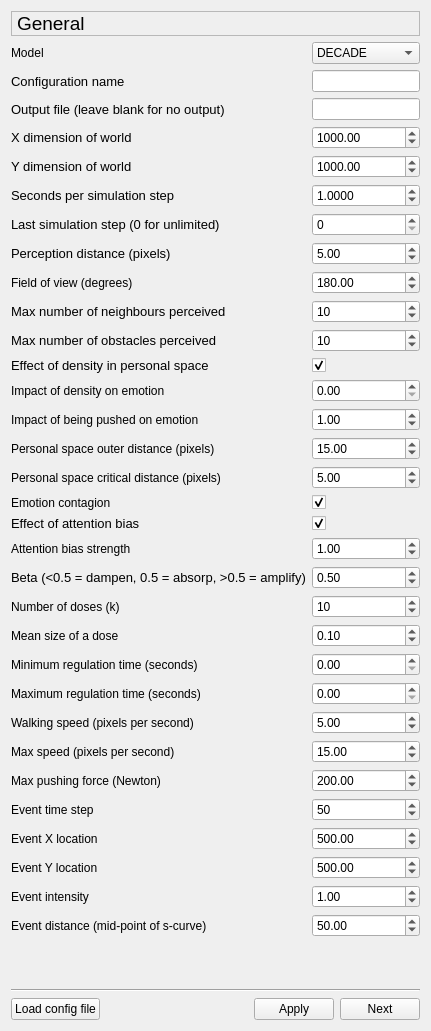
       <widget class="QWidget" name="page">
        <layout class="QVBoxLayout" name="verticalLayout_2">
         <item>
          <widget class="QLabel" name="p1_title">
           <property name="sizePolicy">
            <sizepolicy hsizetype="Expanding" vsizetype="Preferred">
             <horstretch>0</horstretch>
             <verstretch>0</verstretch>
            </sizepolicy>
           </property>
           <property name="font">
            <font>
             <pointsize>14</pointsize>
            </font>
           </property>
           <property name="frameShape">
            <enum>QFrame::StyledPanel</enum>
           </property>
           <property name="frameShadow">
            <enum>QFrame::Plain</enum>
           </property>
           <property name="text">
            <string>General</string>
           </property>
          </widget>
         </item>
         <item>
          <layout class="QFormLayout" name="p1_form">
           <property name="fieldGrowthPolicy">
            <enum>QFormLayout::AllNonFixedFieldsGrow</enum>
           </property>
           <item row="0" column="0">
            <widget class="QLabel" name="label_51">
             <property name="text">
              <string>Model</string>
             </property>
            </widget>
           </item>
           <item row="0" column="1">
            <widget class="QComboBox" name="comboBox_model">
             <item>
              <property name="text">
               <string>DECADE</string>
              </property>
             </item>
             <item>
              <property name="text">
               <string>Durupinar</string>
              </property>
             </item>
            </widget>
           </item>
           <item row="1" column="0">
            <widget class="QLabel" name="lb_name">
             <property name="sizePolicy">
              <sizepolicy hsizetype="Expanding" vsizetype="Preferred">
               <horstretch>0</horstretch>
               <verstretch>0</verstretch>
              </sizepolicy>
             </property>
             <property name="font">
              <font>
               <pointsize>10</pointsize>
              </font>
             </property>
             <property name="text">
              <string>Configuration name</string>
             </property>
             <property name="wordWrap">
              <bool>false</bool>
             </property>
            </widget>
           </item>
           <item row="1" column="1">
            <widget class="QLineEdit" name="lineEdit_configName"/>
           </item>
           <item row="2" column="0">
            <widget class="QLabel" name="lb_output">
             <property name="sizePolicy">
              <sizepolicy hsizetype="Expanding" vsizetype="Preferred">
               <horstretch>0</horstretch>
               <verstretch>0</verstretch>
              </sizepolicy>
             </property>
             <property name="font">
              <font>
               <pointsize>10</pointsize>
              </font>
             </property>
             <property name="text">
              <string>Output file (leave blank for no output)</string>
             </property>
             <property name="wordWrap">
              <bool>false</bool>
             </property>
            </widget>
           </item>
           <item row="2" column="1">
            <widget class="QLineEdit" name="lineEdit_outputPath"/>
           </item>
           <item row="3" column="0">
            <widget class="QLabel" name="lb_sizeX">
             <property name="sizePolicy">
              <sizepolicy hsizetype="Expanding" vsizetype="Preferred">
               <horstretch>0</horstretch>
               <verstretch>0</verstretch>
              </sizepolicy>
             </property>
             <property name="font">
              <font>
               <pointsize>10</pointsize>
              </font>
             </property>
             <property name="text">
              <string>X dimension of world</string>
             </property>
             <property name="wordWrap">
              <bool>false</bool>
             </property>
            </widget>
           </item>
           <item row="3" column="1">
            <widget class="QDoubleSpinBox" name="doubleSpinBox_xSize">
             <property name="decimals">
              <number>2</number>
             </property>
             <property name="maximum">
              <double>1000000.000000000000000</double>
             </property>
             <property name="value">
              <double>1000.000000000000000</double>
             </property>
            </widget>
           </item>
           <item row="4" column="0">
            <widget class="QLabel" name="lb_sizeY">
             <property name="sizePolicy">
              <sizepolicy hsizetype="Expanding" vsizetype="Preferred">
               <horstretch>0</horstretch>
               <verstretch>0</verstretch>
              </sizepolicy>
             </property>
             <property name="font">
              <font>
               <pointsize>10</pointsize>
              </font>
             </property>
             <property name="text">
              <string>Y dimension of world</string>
             </property>
             <property name="wordWrap">
              <bool>false</bool>
             </property>
            </widget>
           </item>
           <item row="4" column="1">
            <widget class="QDoubleSpinBox" name="doubleSpinBox_ySize">
             <property name="decimals">
              <number>2</number>
             </property>
             <property name="maximum">
              <double>1000000.000000000000000</double>
             </property>
             <property name="singleStep">
              <double>1.000000000000000</double>
             </property>
             <property name="value">
              <double>1000.000000000000000</double>
             </property>
            </widget>
           </item>
           <item row="5" column="0">
            <widget class="QLabel" name="lb_timeStep">
             <property name="sizePolicy">
              <sizepolicy hsizetype="Expanding" vsizetype="Preferred">
               <horstretch>0</horstretch>
               <verstretch>0</verstretch>
              </sizepolicy>
             </property>
             <property name="font">
              <font>
               <pointsize>10</pointsize>
              </font>
             </property>
             <property name="text">
              <string>Seconds per simulation step</string>
             </property>
             <property name="wordWrap">
              <bool>false</bool>
             </property>
            </widget>
           </item>
           <item row="5" column="1">
            <widget class="QDoubleSpinBox" name="doubleSpinBox_timeStep">
             <property name="decimals">
              <number>4</number>
             </property>
             <property name="maximum">
              <double>1000000000.000000000000000</double>
             </property>
             <property name="singleStep">
              <double>0.010000000000000</double>
             </property>
             <property name="value">
              <double>1.000000000000000</double>
             </property>
            </widget>
           </item>
           <item row="6" column="0">
            <widget class="QLabel" name="lb_end">
             <property name="sizePolicy">
              <sizepolicy hsizetype="Expanding" vsizetype="Preferred">
               <horstretch>0</horstretch>
               <verstretch>0</verstretch>
              </sizepolicy>
             </property>
             <property name="font">
              <font>
               <pointsize>10</pointsize>
              </font>
             </property>
             <property name="text">
              <string>Last simulation step (0 for unlimited)</string>
             </property>
             <property name="wordWrap">
              <bool>false</bool>
             </property>
            </widget>
           </item>
           <item row="6" column="1">
            <widget class="QSpinBox" name="spinBox_endStep">
             <property name="maximum">
              <number>100000000</number>
             </property>
            </widget>
           </item>
           <item row="7" column="0">
            <widget class="QLabel" name="lb_percept">
             <property name="sizePolicy">
              <sizepolicy hsizetype="Expanding" vsizetype="Preferred">
               <horstretch>0</horstretch>
               <verstretch>0</verstretch>
              </sizepolicy>
             </property>
             <property name="font">
              <font>
               <pointsize>10</pointsize>
              </font>
             </property>
             <property name="text">
              <string>Perception distance (pixels)</string>
             </property>
             <property name="wordWrap">
              <bool>false</bool>
             </property>
            </widget>
           </item>
           <item row="7" column="1">
            <widget class="QDoubleSpinBox" name="doubleSpinBox_percept">
             <property name="decimals">
              <number>2</number>
             </property>
             <property name="maximum">
              <double>100000.000000000000000</double>
             </property>
             <property name="singleStep">
              <double>0.100000000000000</double>
             </property>
             <property name="value">
              <double>5.000000000000000</double>
             </property>
            </widget>
           </item>
           <item row="8" column="1">
            <widget class="QDoubleSpinBox" name="doubleSpinBox_fov">
             <property name="maximum">
              <double>360.000000000000000</double>
             </property>
             <property name="value">
              <double>180.000000000000000</double>
             </property>
            </widget>
           </item>
           <item row="9" column="0">
            <widget class="QLabel" name="lb_maxNeigh">
             <property name="sizePolicy">
              <sizepolicy hsizetype="Expanding" vsizetype="Preferred">
               <horstretch>0</horstretch>
               <verstretch>0</verstretch>
              </sizepolicy>
             </property>
             <property name="font">
              <font>
               <pointsize>10</pointsize>
              </font>
             </property>
             <property name="text">
              <string>Max number of neighbours perceived</string>
             </property>
             <property name="wordWrap">
              <bool>false</bool>
             </property>
            </widget>
           </item>
           <item row="9" column="1">
            <widget class="QSpinBox" name="spinBox_maxNeigh">
             <property name="value">
              <number>10</number>
             </property>
            </widget>
           </item>
           <item row="10" column="0">
            <widget class="QLabel" name="lb_maxObst">
             <property name="sizePolicy">
              <sizepolicy hsizetype="Expanding" vsizetype="Preferred">
               <horstretch>0</horstretch>
               <verstretch>0</verstretch>
              </sizepolicy>
             </property>
             <property name="font">
              <font>
               <pointsize>10</pointsize>
              </font>
             </property>
             <property name="text">
              <string>Max number of obstacles perceived</string>
             </property>
             <property name="wordWrap">
              <bool>false</bool>
             </property>
            </widget>
           </item>
           <item row="10" column="1">
            <widget class="QSpinBox" name="spinBox_maxObst">
             <property name="value">
              <number>10</number>
             </property>
            </widget>
           </item>
           <item row="11" column="0">
            <widget class="QLabel" name="lb1_density">
             <property name="sizePolicy">
              <sizepolicy hsizetype="Expanding" vsizetype="Preferred">
               <horstretch>0</horstretch>
               <verstretch>0</verstretch>
              </sizepolicy>
             </property>
             <property name="font">
              <font>
               <pointsize>10</pointsize>
              </font>
             </property>
             <property name="text">
              <string>Effect of density in personal space</string>
             </property>
             <property name="wordWrap">
              <bool>false</bool>
             </property>
            </widget>
           </item>
           <item row="11" column="1">
            <widget class="QCheckBox" name="checkBox_density">
             <property name="sizePolicy">
              <sizepolicy hsizetype="Fixed" vsizetype="Fixed">
               <horstretch>0</horstretch>
               <verstretch>0</verstretch>
              </sizepolicy>
             </property>
             <property name="text">
              <string/>
             </property>
             <property name="checked">
              <bool>true</bool>
             </property>
            </widget>
           </item>
           <item row="12" column="0">
            <widget class="QLabel" name="lb1_densityImpact">
             <property name="text">
              <string>Impact of density on emotion</string>
             </property>
            </widget>
           </item>
           <item row="12" column="1">
            <widget class="QDoubleSpinBox" name="doubleSpinBox_densityImpact">
             <property name="maximum">
              <double>100000.000000000000000</double>
             </property>
             <property name="singleStep">
              <double>0.100000000000000</double>
             </property>
            </widget>
           </item>
           <item row="14" column="0">
            <widget class="QLabel" name="label_55">
             <property name="text">
              <string>Personal space outer distance (pixels)</string>
             </property>
            </widget>
           </item>
           <item row="14" column="1">
            <widget class="QDoubleSpinBox" name="doubleSpinBox_psOuterDist">
             <property name="maximum">
              <double>10000000.000000000000000</double>
             </property>
             <property name="value">
              <double>15.000000000000000</double>
             </property>
            </widget>
           </item>
           <item row="15" column="0">
            <widget class="QLabel" name="label_56">
             <property name="text">
              <string>Personal space critical distance (pixels)</string>
             </property>
            </widget>
           </item>
           <item row="15" column="1">
            <widget class="QDoubleSpinBox" name="doubleSpinBox_psCritDist">
             <property name="maximum">
              <double>10000000.000000000000000</double>
             </property>
             <property name="value">
              <double>5.000000000000000</double>
             </property>
            </widget>
           </item>
           <item row="16" column="0">
            <widget class="QLabel" name="lb1_contagion">
             <property name="text">
              <string>Emotion contagion</string>
             </property>
            </widget>
           </item>
           <item row="16" column="1">
            <widget class="QCheckBox" name="checkBox_contagion">
             <property name="text">
              <string/>
             </property>
             <property name="checked">
              <bool>true</bool>
             </property>
            </widget>
           </item>
           <item row="17" column="0">
            <widget class="QLabel" name="lb1_bias">
             <property name="sizePolicy">
              <sizepolicy hsizetype="Expanding" vsizetype="Preferred">
               <horstretch>0</horstretch>
               <verstretch>0</verstretch>
              </sizepolicy>
             </property>
             <property name="font">
              <font>
               <pointsize>10</pointsize>
              </font>
             </property>
             <property name="text">
              <string>Effect of attention bias</string>
             </property>
             <property name="wordWrap">
              <bool>false</bool>
             </property>
            </widget>
           </item>
           <item row="17" column="1">
            <widget class="QCheckBox" name="checkBox_bias">
             <property name="sizePolicy">
              <sizepolicy hsizetype="Fixed" vsizetype="Fixed">
               <horstretch>0</horstretch>
               <verstretch>0</verstretch>
              </sizepolicy>
             </property>
             <property name="text">
              <string/>
             </property>
             <property name="checked">
              <bool>true</bool>
             </property>
            </widget>
           </item>
           <item row="18" column="0">
            <widget class="QLabel" name="lb1_attBiasStrength">
             <property name="text">
              <string>Attention bias strength</string>
             </property>
            </widget>
           </item>
           <item row="18" column="1">
            <widget class="QDoubleSpinBox" name="doubleSpinBox_attBiasStrength">
             <property name="maximum">
              <double>10000000.000000000000000</double>
             </property>
             <property name="singleStep">
              <double>0.100000000000000</double>
             </property>
             <property name="value">
              <double>1.000000000000000</double>
             </property>
            </widget>
           </item>
           <item row="19" column="0">
            <widget class="QLabel" name="lb1_beta">
             <property name="sizePolicy">
              <sizepolicy hsizetype="Expanding" vsizetype="Preferred">
               <horstretch>0</horstretch>
               <verstretch>0</verstretch>
              </sizepolicy>
             </property>
             <property name="font">
              <font>
               <pointsize>10</pointsize>
              </font>
             </property>
             <property name="text">
              <string>Beta (&lt;0.5 = dampen, 0.5 = absorp, &gt;0.5 = amplify)</string>
             </property>
             <property name="wordWrap">
              <bool>false</bool>
             </property>
            </widget>
           </item>
           <item row="19" column="1">
            <widget class="QDoubleSpinBox" name="doubleSpinBox_beta">
             <property name="sizePolicy">
              <sizepolicy hsizetype="Minimum" vsizetype="Fixed">
               <horstretch>0</horstretch>
               <verstretch>0</verstretch>
              </sizepolicy>
             </property>
             <property name="decimals">
              <number>2</number>
             </property>
             <property name="maximum">
              <double>1.000000000000000</double>
             </property>
             <property name="value">
              <double>0.500000000000000</double>
             </property>
            </widget>
           </item>
           <item row="20" column="0">
            <widget class="QLabel" name="lb1_nDoses">
             <property name="text">
              <string>Number of doses (k)</string>
             </property>
            </widget>
           </item>
           <item row="20" column="1">
            <widget class="QSpinBox" name="spinBox_nDoses">
             <property name="maximum">
              <number>10000</number>
             </property>
             <property name="value">
              <number>10</number>
             </property>
            </widget>
           </item>
           <item row="21" column="0">
            <widget class="QLabel" name="lb1_meanDoseSize">
             <property name="text">
              <string>Mean size of a dose</string>
             </property>
            </widget>
           </item>
           <item row="21" column="1">
            <widget class="QDoubleSpinBox" name="doubleSpinBox_meanDoseSize">
             <property name="maximum">
              <double>100.000000000000000</double>
             </property>
             <property name="singleStep">
              <double>0.100000000000000</double>
             </property>
             <property name="value">
              <double>0.100000000000000</double>
             </property>
            </widget>
           </item>
           <item row="22" column="0">
            <widget class="QLabel" name="lb1_minRegulationTime">
             <property name="text">
              <string>Minimum regulation time (seconds)</string>
             </property>
            </widget>
           </item>
           <item row="22" column="1">
            <widget class="QDoubleSpinBox" name="doubleSpinBox_minRegulationTime">
             <property name="maximum">
              <double>10000000.000000000000000</double>
             </property>
            </widget>
           </item>
           <item row="23" column="0">
            <widget class="QLabel" name="lb1_maxRegulationTime">
             <property name="text">
              <string>Maximum regulation time (seconds)</string>
             </property>
            </widget>
           </item>
           <item row="23" column="1">
            <widget class="QDoubleSpinBox" name="doubleSpinBox_maxRegulationTime">
             <property name="maximum">
              <double>10000000.000000000000000</double>
             </property>
            </widget>
           </item>
           <item row="24" column="0">
            <widget class="QLabel" name="label_53">
             <property name="text">
              <string>Walking speed (pixels per second)</string>
             </property>
            </widget>
           </item>
           <item row="24" column="1">
            <widget class="QDoubleSpinBox" name="doubleSpinBox_walkSpeed">
             <property name="maximum">
              <double>10000000.000000000000000</double>
             </property>
             <property name="value">
              <double>5.000000000000000</double>
             </property>
            </widget>
           </item>
           <item row="25" column="0">
            <widget class="QLabel" name="label_54">
             <property name="text">
              <string>Max speed (pixels per second)</string>
             </property>
            </widget>
           </item>
           <item row="25" column="1">
            <widget class="QDoubleSpinBox" name="doubleSpinBox_maxSpeed">
             <property name="maximum">
              <double>10000000.000000000000000</double>
             </property>
             <property name="value">
              <double>15.000000000000000</double>
             </property>
            </widget>
           </item>
           <item row="26" column="0">
            <widget class="QLabel" name="lb1_maxForce">
             <property name="text">
              <string>Max pushing force (Newton)</string>
             </property>
            </widget>
           </item>
           <item row="26" column="1">
            <widget class="QDoubleSpinBox" name="doubleSpinBox_maxForce">
             <property name="maximum">
              <double>1000000.000000000000000</double>
             </property>
             <property name="value">
              <double>200.000000000000000</double>
             </property>
            </widget>
           </item>
           <item row="27" column="0">
            <widget class="QLabel" name="label">
             <property name="text">
              <string>Event time step</string>
             </property>
            </widget>
           </item>
           <item row="27" column="1">
            <widget class="QSpinBox" name="spinBox_eventStep">
             <property name="maximum">
              <number>1000000000</number>
             </property>
             <property name="value">
              <number>50</number>
             </property>
            </widget>
           </item>
           <item row="28" column="0">
            <widget class="QLabel" name="label_48">
             <property name="text">
              <string>Event X location</string>
             </property>
            </widget>
           </item>
           <item row="28" column="1">
            <widget class="QDoubleSpinBox" name="doubleSpinBox_eventX">
             <property name="maximum">
              <double>1000000000.000000000000000</double>
             </property>
             <property name="value">
              <double>500.000000000000000</double>
             </property>
            </widget>
           </item>
           <item row="29" column="0">
            <widget class="QLabel" name="label_49">
             <property name="text">
              <string>Event Y location</string>
             </property>
            </widget>
           </item>
           <item row="29" column="1">
            <widget class="QDoubleSpinBox" name="doubleSpinBox_eventY">
             <property name="maximum">
              <double>100000000000000.000000000000000</double>
             </property>
             <property name="value">
              <double>500.000000000000000</double>
             </property>
            </widget>
           </item>
           <item row="30" column="0">
            <widget class="QLabel" name="label_50">
             <property name="text">
              <string>Event intensity</string>
             </property>
            </widget>
           </item>
           <item row="30" column="1">
            <widget class="QDoubleSpinBox" name="doubleSpinBox_eventIntensity">
             <property name="value">
              <double>1.000000000000000</double>
             </property>
            </widget>
           </item>
           <item row="31" column="0">
            <widget class="QLabel" name="label_31">
             <property name="text">
              <string>Event distance (mid-point of s-curve)</string>
             </property>
            </widget>
           </item>
           <item row="31" column="1">
            <widget class="QDoubleSpinBox" name="doubleSpinBox_eventDist">
             <property name="maximum">
              <double>100000000.000000000000000</double>
             </property>
             <property name="value">
              <double>50.000000000000000</double>
             </property>
            </widget>
           </item>
           <item row="32" column="0">
            <spacer name="verticalSpacer">
             <property name="orientation">
              <enum>Qt::Vertical</enum>
             </property>
             <property name="sizeHint" stdset="0">
              <size>
               <width>20</width>
               <height>40</height>
              </size>
             </property>
            </spacer>
           </item>
           <item row="8" column="0">
            <widget class="QLabel" name="label_4">
             <property name="text">
              <string>Field of view (degrees)</string>
             </property>
            </widget>
           </item>
           <item row="13" column="0">
            <widget class="QLabel" name="lb1_pushImpact">
             <property name="text">
              <string>Impact of being pushed on emotion</string>
             </property>
            </widget>
           </item>
           <item row="13" column="1">
            <widget class="QDoubleSpinBox" name="doubleSpinBox_pushImpact">
             <property name="maximum">
              <double>1000000000.000000000000000</double>
             </property>
             <property name="singleStep">
              <double>0.100000000000000</double>
             </property>
             <property name="value">
              <double>1.000000000000000</double>
             </property>
            </widget>
           </item>
          </layout>
         </item>
         <item>
          <widget class="Line" name="line_4">
           <property name="orientation">
            <enum>Qt::Horizontal</enum>
           </property>
          </widget>
         </item>
         <item>
          <layout class="QHBoxLayout" name="horizontalLayout_2">
           <property name="topMargin">
            <number>0</number>
           </property>
           <property name="rightMargin">
            <number>0</number>
           </property>
           <item>
            <widget class="QPushButton" name="p1_loadConfig">
             <property name="text">
              <string>Load config file</string>
             </property>
            </widget>
           </item>
           <item>
            <spacer name="horizontalSpacer">
             <property name="orientation">
              <enum>Qt::Horizontal</enum>
             </property>
             <property name="sizeHint" stdset="0">
              <size>
               <width>40</width>
               <height>20</height>
              </size>
             </property>
            </spacer>
           </item>
           <item>
            <widget class="QPushButton" name="p1_apply">
             <property name="text">
              <string>Apply</string>
             </property>
            </widget>
           </item>
           <item>
            <widget class="QPushButton" name="p1_next">
             <property name="text">
              <string>Next</string>
             </property>
            </widget>
           </item>
          </layout>
         </item>
        </layout>
       </widget>
